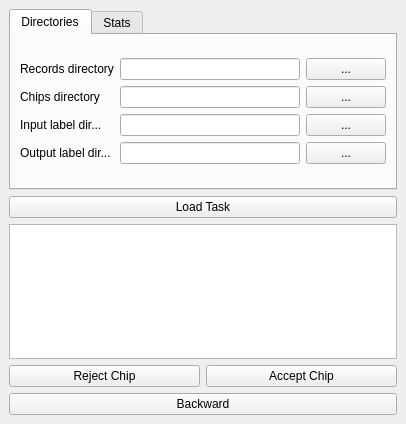
<?xml version="1.0" encoding="UTF-8"?>
<ui version="4.0">
 <class>ChippyCheckerEditorDockWidgetBase</class>
 <widget class="QDockWidget" name="ChippyCheckerEditorDockWidgetBase">
  <property name="geometry">
   <rect>
    <x>0</x>
    <y>0</y>
    <width>406</width>
    <height>424</height>
   </rect>
  </property>
  <property name="sizePolicy">
   <sizepolicy hsizetype="Minimum" vsizetype="Minimum">
    <horstretch>0</horstretch>
    <verstretch>0</verstretch>
   </sizepolicy>
  </property>
  <property name="minimumSize">
   <size>
    <width>406</width>
    <height>424</height>
   </size>
  </property>
  <property name="windowTitle">
   <string>Chippy Checker Editor</string>
  </property>
  <widget class="QWidget" name="dockWidgetContents">
   <layout class="QGridLayout" name="gridLayout">
    <item row="4" column="0" colspan="3">
     <widget class="QTabWidget" name="tabWidget">
      <property name="sizePolicy">
       <sizepolicy hsizetype="Expanding" vsizetype="Expanding">
        <horstretch>0</horstretch>
        <verstretch>0</verstretch>
       </sizepolicy>
      </property>
      <property name="minimumSize">
       <size>
        <width>287</width>
        <height>181</height>
       </size>
      </property>
      <property name="currentIndex">
       <number>0</number>
      </property>
      <widget class="QWidget" name="tab">
       <attribute name="title">
        <string>Directories</string>
       </attribute>
       <layout class="QGridLayout" name="gridLayout_6">
        <item row="0" column="0">
         <layout class="QGridLayout" name="gridLayout_5">
          <item row="1" column="2">
           <widget class="QPushButton" name="pushButton_Chips">
            <property name="text">
             <string>...</string>
            </property>
           </widget>
          </item>
          <item row="1" column="0">
           <widget class="QLabel" name="label_2">
            <property name="text">
             <string>Chips directory</string>
            </property>
           </widget>
          </item>
          <item row="0" column="1">
           <widget class="QLineEdit" name="lineEdit_Records"/>
          </item>
          <item row="1" column="1">
           <widget class="QLineEdit" name="lineEdit_Chips"/>
          </item>
          <item row="0" column="2">
           <widget class="QPushButton" name="pushButton_Records">
            <property name="text">
             <string>...</string>
            </property>
           </widget>
          </item>
          <item row="2" column="0">
           <widget class="QLabel" name="label_4">
            <property name="text">
             <string>Input label dir...</string>
            </property>
           </widget>
          </item>
          <item row="2" column="1">
           <widget class="QLineEdit" name="lineEdit_InputLabelDir"/>
          </item>
          <item row="2" column="2">
           <widget class="QPushButton" name="pushButton_InputLabelDir">
            <property name="text">
             <string>...</string>
            </property>
           </widget>
          </item>
          <item row="0" column="0">
           <widget class="QLabel" name="label">
            <property name="text">
             <string>Records directory</string>
            </property>
           </widget>
          </item>
          <item row="3" column="0">
           <widget class="QLabel" name="label_3">
            <property name="text">
             <string>Output label dir...</string>
            </property>
           </widget>
          </item>
          <item row="3" column="1">
           <widget class="QLineEdit" name="lineEdit_OutputLabelDir"/>
          </item>
          <item row="3" column="2">
           <widget class="QPushButton" name="pushButton_OutputLabelDir">
            <property name="text">
             <string>...</string>
            </property>
           </widget>
          </item>
         </layout>
        </item>
       </layout>
      </widget>
      <widget class="QWidget" name="tab_2">
       <attribute name="title">
        <string>Stats</string>
       </attribute>
       <layout class="QGridLayout" name="gridLayout_4">
        <item row="0" column="0">
         <layout class="QGridLayout" name="gridLayout_2">
          <item row="0" column="1">
           <widget class="QLabel" name="label_NumberChips">
            <property name="text">
             <string>0</string>
            </property>
           </widget>
          </item>
          <item row="1" column="1">
           <widget class="QLabel" name="label_NumberMissingLabels">
            <property name="text">
             <string>0</string>
            </property>
           </widget>
          </item>
          <item row="0" column="0">
           <widget class="QLabel" name="label_6">
            <property name="text">
             <string>Number of chips :</string>
            </property>
           </widget>
          </item>
          <item row="1" column="0">
           <widget class="QLabel" name="label_5">
            <property name="text">
             <string>Number of missing labels :</string>
            </property>
           </widget>
          </item>
          <item row="2" column="0">
           <widget class="QLabel" name="label_9">
            <property name="text">
             <string>Reviewed chips :</string>
            </property>
           </widget>
          </item>
          <item row="2" column="1">
           <widget class="QLabel" name="label_ReviewedChips">
            <property name="text">
             <string>0</string>
            </property>
           </widget>
          </item>
         </layout>
        </item>
       </layout>
      </widget>
     </widget>
    </item>
    <item row="8" column="0" rowspan="2" colspan="3">
     <layout class="QGridLayout" name="gridLayout_3">
      <item row="0" column="0">
       <widget class="QPushButton" name="pushButton_RejectChip">
        <property name="text">
         <string>Reject Chip</string>
        </property>
       </widget>
      </item>
      <item row="0" column="1">
       <widget class="QPushButton" name="pushButton_AcceptChip">
        <property name="text">
         <string>Accept Chip</string>
        </property>
       </widget>
      </item>
     </layout>
    </item>
    <item row="7" column="0" colspan="3">
     <widget class="QTextEdit" name="textEdit_CommentBox"/>
    </item>
    <item row="5" column="0" colspan="3">
     <widget class="QPushButton" name="pushButton_LoadTask">
      <property name="text">
       <string>Load Task</string>
      </property>
     </widget>
    </item>
    <item row="10" column="0" colspan="3">
     <widget class="QPushButton" name="pushButton_Backward">
      <property name="text">
       <string>Backward</string>
      </property>
     </widget>
    </item>
   </layout>
  </widget>
 </widget>
 <resources/>
 <connections/>
</ui>
